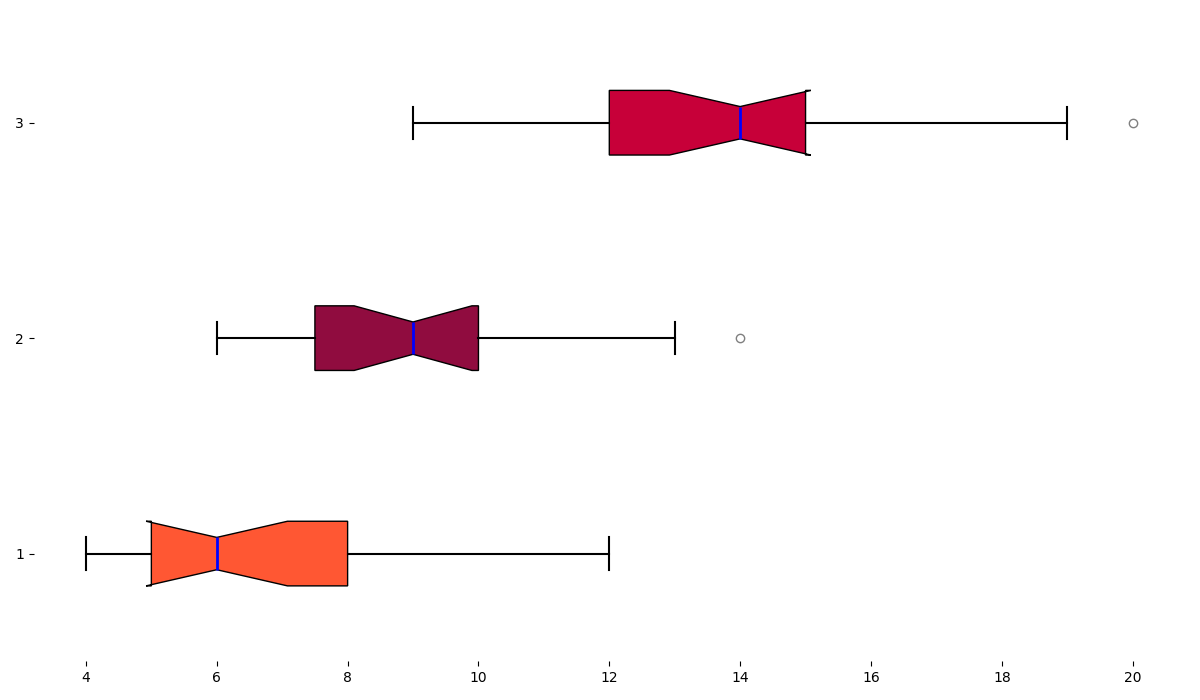

This figure's Python source:
import matplotlib.pyplot as plt

kids_data = [5, 7, 6, 4, 5, 6, 8, 9, 10, 7, 5, 6, 4, 6, 5, 7, 8, 11, 12]
teens_data = [6, 8, 9, 7, 7, 6, 8, 10, 12, 11, 10, 9, 7, 9, 8, 10, 8, 13, 14]
adults_data = [9, 10, 12, 11, 12, 14, 13, 12, 14, 15, 14, 13, 12, 14, 15, 17, 18, 19, 20]

data = [kids_data, teens_data, adults_data]

plt.figure(figsize=(12, 7))
box = plt.boxplot(data, patch_artist=True, notch=True, vert=False)

colors = ['#FF5733', '#900C3F', '#C70039']
for patch, color in zip(box['boxes'], colors):
    patch.set_facecolor(color)

plt.setp(box['whiskers'], color='black', linewidth=1.5)
plt.setp(box['caps'], color='black', linewidth=1.5)
plt.setp(box['medians'], color='blue', linewidth=2)
plt.setp(box['fliers'], marker='o', color='green', alpha=0.5)

plt.box(False)
plt.tight_layout()
plt.show()
